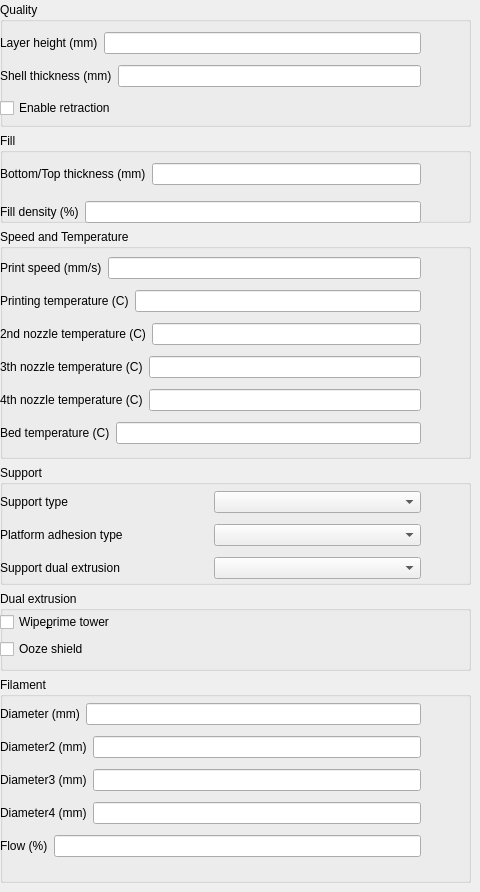
            <widget class="QWidget" name="basic">
             <property name="enabled">
              <bool>true</bool>
             </property>
             <property name="whatsThis">
              <string>&lt;html&gt;&lt;head/&gt;&lt;body&gt;&lt;p&gt;&lt;br/&gt;&lt;/p&gt;&lt;/body&gt;&lt;/html&gt;</string>
             </property>
             <attribute name="title">
              <string>Basic</string>
             </attribute>
             <widget class="QWidget" name="layoutWidget">
              <property name="geometry">
               <rect>
                <x>0</x>
                <y>2</y>
                <width>471</width>
                <height>881</height>
               </rect>
              </property>
              <layout class="QVBoxLayout" name="verticalLayout_11">
               <item>
                <widget class="QGroupBox" name="quality_groupbox">
                 <property name="minimumSize">
                  <size>
                   <width>0</width>
                   <height>125</height>
                  </size>
                 </property>
                 <property name="maximumSize">
                  <size>
                   <width>16777215</width>
                   <height>125</height>
                  </size>
                 </property>
                 <property name="title">
                  <string>Quality</string>
                 </property>
                 <widget class="QWidget" name="layoutWidget">
                  <property name="geometry">
                   <rect>
                    <x>0</x>
                    <y>25</y>
                    <width>421</width>
                    <height>98</height>
                   </rect>
                  </property>
                  <layout class="QVBoxLayout" name="verticalLayout_5">
                   <item>
                    <layout class="QHBoxLayout" name="horizontalLayout">
                     <item>
                      <widget class="QLabel" name="layer_height_label">
                       <property name="text">
                        <string>Layer height (mm)</string>
                       </property>
                      </widget>
                     </item>
                     <item>
                      <widget class="QLineEdit" name="layer_height"/>
                     </item>
                    </layout>
                   </item>
                   <item>
                    <layout class="QHBoxLayout" name="horizontalLayout_4">
                     <item>
                      <widget class="QLabel" name="wall_thickness_label">
                       <property name="text">
                        <string>Shell thickness (mm)</string>
                       </property>
                      </widget>
                     </item>
                     <item>
                      <widget class="QLineEdit" name="wall_thickness"/>
                     </item>
                    </layout>
                   </item>
                   <item>
                    <layout class="QHBoxLayout" name="horizontalLayout_5">
                     <item>
                      <widget class="QCheckBox" name="retraction_enable">
                       <property name="layoutDirection">
                        <enum>Qt::LeftToRight</enum>
                       </property>
                       <property name="styleSheet">
                        <string notr="true"/>
                       </property>
                       <property name="text">
                        <string>Enable retraction</string>
                       </property>
                      </widget>
                     </item>
                    </layout>
                   </item>
                  </layout>
                 </widget>
                </widget>
               </item>
               <item>
                <widget class="QGroupBox" name="fill_groupbox">
                 <property name="maximumSize">
                  <size>
                   <width>16777215</width>
                   <height>90</height>
                  </size>
                 </property>
                 <property name="title">
                  <string>Fill</string>
                 </property>
                 <widget class="QWidget" name="layoutWidget">
                  <property name="geometry">
                   <rect>
                    <x>0</x>
                    <y>20</y>
                    <width>421</width>
                    <height>80</height>
                   </rect>
                  </property>
                  <layout class="QVBoxLayout" name="verticalLayout_6">
                   <item>
                    <layout class="QHBoxLayout" name="horizontalLayout_2">
                     <item>
                      <widget class="QLabel" name="solid_layer_thickness_label">
                       <property name="text">
                        <string>Bottom/Top thickness (mm)</string>
                       </property>
                      </widget>
                     </item>
                     <item>
                      <widget class="QLineEdit" name="solid_layer_thickness"/>
                     </item>
                    </layout>
                   </item>
                   <item>
                    <layout class="QHBoxLayout" name="horizontalLayout_6">
                     <item>
                      <widget class="QLabel" name="fill_density_label">
                       <property name="text">
                        <string>Fill density (%)</string>
                       </property>
                      </widget>
                     </item>
                     <item>
                      <widget class="QLineEdit" name="fill_density"/>
                     </item>
                    </layout>
                   </item>
                  </layout>
                 </widget>
                </widget>
               </item>
               <item>
                <widget class="QGroupBox" name="speed_temperature_groupbox">
                 <property name="minimumSize">
                  <size>
                   <width>0</width>
                   <height>230</height>
                  </size>
                 </property>
                 <property name="maximumSize">
                  <size>
                   <width>16777215</width>
                   <height>230</height>
                  </size>
                 </property>
                 <property name="title">
                  <string>Speed and Temperature</string>
                 </property>
                 <widget class="QWidget" name="layoutWidget">
                  <property name="geometry">
                   <rect>
                    <x>0</x>
                    <y>23</y>
                    <width>421</width>
                    <height>200</height>
                   </rect>
                  </property>
                  <layout class="QVBoxLayout" name="verticalLayout_4">
                   <item>
                    <layout class="QHBoxLayout" name="horizontalLayout_11">
                     <item>
                      <widget class="QLabel" name="print_speed_label">
                       <property name="text">
                        <string>Print speed (mm/s)</string>
                       </property>
                      </widget>
                     </item>
                     <item>
                      <widget class="QLineEdit" name="print_speed"/>
                     </item>
                    </layout>
                   </item>
                   <item>
                    <layout class="QHBoxLayout" name="horizontalLayout_12">
                     <item>
                      <widget class="QLabel" name="print_temperature_label">
                       <property name="text">
                        <string>Printing temperature (C)</string>
                       </property>
                      </widget>
                     </item>
                     <item>
                      <widget class="QLineEdit" name="print_temperature"/>
                     </item>
                    </layout>
                   </item>
                   <item>
                    <layout class="QHBoxLayout" name="horizontalLayout_13">
                     <item>
                      <widget class="QLabel" name="print_temperature2_label">
                       <property name="text">
                        <string>2nd nozzle temperature (C)</string>
                       </property>
                      </widget>
                     </item>
                     <item>
                      <widget class="QLineEdit" name="print_temperature2"/>
                     </item>
                    </layout>
                   </item>
                   <item>
                    <layout class="QHBoxLayout" name="horizontalLayout_32">
                     <item>
                      <widget class="QLabel" name="print_temperature3_label">
                       <property name="text">
                        <string>3th nozzle temperature (C)</string>
                       </property>
                      </widget>
                     </item>
                     <item>
                      <widget class="QLineEdit" name="print_temperature3"/>
                     </item>
                    </layout>
                   </item>
                   <item>
                    <layout class="QHBoxLayout" name="horizontalLayout_33">
                     <item>
                      <widget class="QLabel" name="print_temperature4_label">
                       <property name="text">
                        <string>4th nozzle temperature (C)</string>
                       </property>
                      </widget>
                     </item>
                     <item>
                      <widget class="QLineEdit" name="print_temperature4"/>
                     </item>
                    </layout>
                   </item>
                   <item>
                    <layout class="QHBoxLayout" name="horizontalLayout_31">
                     <item>
                      <widget class="QLabel" name="print_bed_temperature_label">
                       <property name="text">
                        <string>Bed temperature (C)</string>
                       </property>
                      </widget>
                     </item>
                     <item>
                      <widget class="QLineEdit" name="print_bed_temperature"/>
                     </item>
                    </layout>
                   </item>
                  </layout>
                 </widget>
                </widget>
               </item>
               <item>
                <widget class="QGroupBox" name="support_groupbox">
                 <property name="minimumSize">
                  <size>
                   <width>0</width>
                   <height>0</height>
                  </size>
                 </property>
                 <property name="maximumSize">
                  <size>
                   <width>16777215</width>
                   <height>120</height>
                  </size>
                 </property>
                 <property name="title">
                  <string>Support</string>
                 </property>
                 <widget class="QWidget" name="layoutWidget">
                  <property name="geometry">
                   <rect>
                    <x>0</x>
                    <y>21</y>
                    <width>421</width>
                    <height>98</height>
                   </rect>
                  </property>
                  <layout class="QVBoxLayout" name="verticalLayout_8">
                   <item>
                    <layout class="QHBoxLayout" name="horizontalLayout_14">
                     <item>
                      <widget class="QLabel" name="support_label">
                       <property name="text">
                        <string>Support type</string>
                       </property>
                      </widget>
                     </item>
                     <item>
                      <widget class="QComboBox" name="support"/>
                     </item>
                    </layout>
                   </item>
                   <item>
                    <layout class="QHBoxLayout" name="horizontalLayout_15">
                     <item>
                      <widget class="QLabel" name="platform_adhesion_label">
                       <property name="text">
                        <string>Platform adhesion type</string>
                       </property>
                      </widget>
                     </item>
                     <item>
                      <widget class="QComboBox" name="platform_adhesion"/>
                     </item>
                    </layout>
                   </item>
                   <item>
                    <layout class="QHBoxLayout" name="horizontalLayout_34">
                     <item>
                      <widget class="QLabel" name="support_dual_extrusion_label">
                       <property name="text">
                        <string>Support dual extrusion</string>
                       </property>
                      </widget>
                     </item>
                     <item>
                      <widget class="QComboBox" name="support_dual_extrusion"/>
                     </item>
                    </layout>
                   </item>
                  </layout>
                 </widget>
                </widget>
               </item>
               <item>
                <widget class="QGroupBox" name="dual_extursion_groupbox">
                 <property name="maximumSize">
                  <size>
                   <width>16777215</width>
                   <height>80</height>
                  </size>
                 </property>
                 <property name="title">
                  <string>Dual extrusion</string>
                 </property>
                 <widget class="QWidget" name="layoutWidget">
                  <property name="geometry">
                   <rect>
                    <x>0</x>
                    <y>20</y>
                    <width>421</width>
                    <height>50</height>
                   </rect>
                  </property>
                  <layout class="QVBoxLayout" name="verticalLayout_9">
                   <item>
                    <widget class="QCheckBox" name="wipe_tower">
                     <property name="text">
                      <string>Wipe&amp;prime tower</string>
                     </property>
                    </widget>
                   </item>
                   <item>
                    <widget class="QCheckBox" name="ooze_shield">
                     <property name="text">
                      <string>Ooze shield</string>
                     </property>
                    </widget>
                   </item>
                  </layout>
                 </widget>
                </widget>
               </item>
               <item>
                <widget class="QGroupBox" name="filament_groupbox">
                 <property name="title">
                  <string>Filament</string>
                 </property>
                 <widget class="QWidget" name="layoutWidget">
                  <property name="geometry">
                   <rect>
                    <x>0</x>
                    <y>21</y>
                    <width>421</width>
                    <height>166</height>
                   </rect>
                  </property>
                  <layout class="QVBoxLayout" name="verticalLayout_10">
                   <item>
                    <layout class="QHBoxLayout" name="horizontalLayout_16">
                     <item>
                      <widget class="QLabel" name="filament_diameter_label">
                       <property name="text">
                        <string>Diameter (mm)</string>
                       </property>
                      </widget>
                     </item>
                     <item>
                      <widget class="QLineEdit" name="filament_diameter"/>
                     </item>
                    </layout>
                   </item>
                   <item>
                    <layout class="QHBoxLayout" name="horizontalLayout_35">
                     <item>
                      <widget class="QLabel" name="filament_diameter2_label">
                       <property name="text">
                        <string>Diameter2 (mm)</string>
                       </property>
                      </widget>
                     </item>
                     <item>
                      <widget class="QLineEdit" name="filament_diameter2"/>
                     </item>
                    </layout>
                   </item>
                   <item>
                    <layout class="QHBoxLayout" name="horizontalLayout_36">
                     <item>
                      <widget class="QLabel" name="filament_diameter3_label">
                       <property name="text">
                        <string>Diameter3 (mm)</string>
                       </property>
                      </widget>
                     </item>
                     <item>
                      <widget class="QLineEdit" name="filament_diameter3"/>
                     </item>
                    </layout>
                   </item>
                   <item>
                    <layout class="QHBoxLayout" name="horizontalLayout_37">
                     <item>
                      <widget class="QLabel" name="filament_diameter4_label">
                       <property name="text">
                        <string>Diameter4 (mm)</string>
                       </property>
                      </widget>
                     </item>
                     <item>
                      <widget class="QLineEdit" name="filament_diameter4"/>
                     </item>
                    </layout>
                   </item>
                   <item>
                    <layout class="QHBoxLayout" name="horizontalLayout_17">
                     <item>
                      <widget class="QLabel" name="filament_flow_label">
                       <property name="text">
                        <string>Flow (%)</string>
                       </property>
                      </widget>
                     </item>
                     <item>
                      <widget class="QLineEdit" name="filament_flow"/>
                     </item>
                    </layout>
                   </item>
                  </layout>
                 </widget>
                </widget>
               </item>
              </layout>
             </widget>
            </widget>
